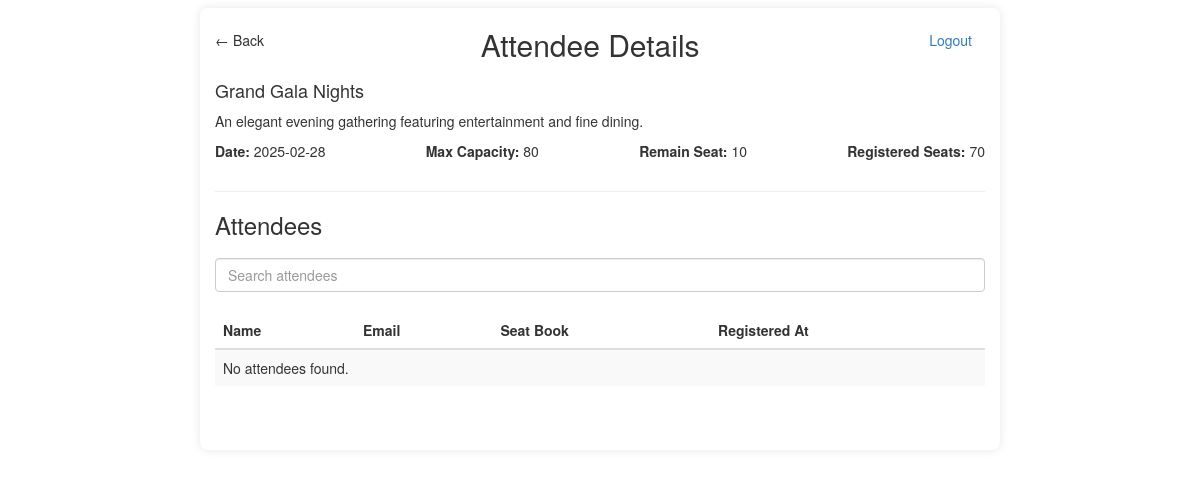
Screenshot of /event-management-system/events/view?id=19 (signed in) with the database file from the repository.
### tables this page shows
CREATE TABLE `events` (
  `id` int(11) NOT NULL,
  `name` varchar(100) NOT NULL,
  `description` text NOT NULL,
  `date` date NOT NULL,
  `max_capacity` int(11) NOT NULL,
  `created_by` int(11) DEFAULT NULL,
  `created_at` timestamp NOT NULL DEFAULT current_timestamp()
);

### controllers/EventController.php (called while the page is built, shortened)
<?php
class EventController {
    private $eventModel;
    private $attendeeModel;
    public function __construct($db) {
        require_once __DIR__ . '/../models/Event.php';
        require_once __DIR__ . '/../models/Attendee.php';
        $this->eventModel = new Event($db);
        $this->attendeeModel = new Attendee($db);
    }
    public function viewEvent($id) {
        $event = $this->eventModel->getEventById($id);
        $totalRegisteredSeats = $this->attendeeModel->getTotalAttendeesByEventId($id);
        $remainingSeats = $event['max_capacity'] - $totalRegisteredSeats;
        require __DIR__ . '/../views/events/view.php';
    }
}
?>

### Router.php (called while the page is built, shortened)
<?php
class Router
{
    private $routes = [];
    public function add($route, $callback)
    {
        $this->routes[$route] = $callback;
    }
    public function dispatch($url)
    {
        foreach ($this->routes as $route => $callback) {
            if ($route === $url) {
                return call_user_func($callback);
            }
        }
    }
}
?>

### models/Event.php (called while the page is built, shortened)
<?php
class Event {
    private $db;
    public function __construct($db) {
        $this->db = $db;
    }
    public function getEventById($id) {
        $stmt = $this->db->prepare("SELECT * FROM events WHERE id = ?");
        $stmt->execute([$id]);
        return $stmt->fetch(PDO::FETCH_ASSOC);
    }
}
?>

### models/Attendee.php (called while the page is built, shortened)
<?php
class Attendee {
    private $db;
    public function __construct($database) {
        $this->db = $database;
    }
    public function getTotalAttendeesByEventId($eventId) {
        $stmt = $this->db->prepare("SELECT SUM(seats) FROM attendees WHERE event_id = ?");
        $stmt->execute([$eventId]);
        return $stmt->fetchColumn();
    }
}
?>

### views/events/view.php (the view, shortened to what this page needs)
<!DOCTYPE html>
<html lang="en">
<head>
    <link rel="stylesheet" href="https://cdn.jsdelivr.net/npm/bootstrap@3.3.7/dist/css/bootstrap.min.css">
</head>
<body>
    <div class="container">
        <div style="display: flex; justify-content: space-between; align-items: center;">
            <span class="back-icon" onclick="history.back()">&larr; Back</span>
            <h2>Attendee Details</h2>
            <div class="text-right">
                <a href="/event-management-system/logout" class="btn btn-secondary">Logout</a>
            </div>
        </div>
        <div class="event-details">
            <h4><?= htmlspecialchars($event['name']) ?></h4>
            <p><?= htmlspecialchars($event['description']) ?></p>
            <div style="display: flex; justify-content: space-between;">
                <p><strong>Date: </strong> <?= htmlspecialchars($event['date']) ?></p>
                <p><strong>Max Capacity: </strong> <?= htmlspecialchars($event['max_capacity']) ?></p>
                <p><strong>Remain Seat: </strong> <?= htmlspecialchars($remainingSeats) ?></p>
                <p><strong>Registered Seats: </strong> <?= htmlspecialchars($totalRegisteredSeats) ?></p>
            </div>
        </div>
        <hr>
        <h3>Attendees</h3>
        <input type="text" id="searchQuery" class="form-control" placeholder="Search attendees"
            style="margin-top: 20px; margin-bottom: 20px;">
        <table class="table table-striped">
            <thead>
                <tr>
                    <th>Name</th>
                    <th>Email</th>
                    <th>Seat Book</th>
                    <th>Registered At</th>
                </tr>
            </thead>
            <tbody id="attendeeList">
                <?php if (!empty($attendees)): ?>
                    <?php foreach ($attendees as $attendee): ?>
                        <tr>
                            <td><?= htmlspecialchars($attendee['username']) ?></td>
                            <td><?= htmlspecialchars($attendee['email']) ?></td>
                            <td><?= htmlspecialchars($attendee['seats']) ?></td>
                            <td><?= htmlspecialchars($attendee['registered_at']) ?></td>
                        </tr>
                    <?php endforeach; ?>
                <?php else: ?>
                    <tr>
                        <td colspan="4">No attendees found.</td>
                    </tr>
                <?php endif; ?>
            </tbody>
        </table>
        <nav aria-label="Page navigation" class="text-right">
        </nav>
    </div>
</body>
</html>

### views/events/view.php (style rules this page uses)
.container { border-radius: 8px; box-shadow: 0 0 10px rgba(0, 0, 0, 0.1); max-width: 800px; margin-top: 8px; }

### rows the page displays
events: name "Grand Gala Nights", description "An elegant evening gathering featuring entertainment and fine dining.", date "2025-02-28", max_capacity "80"

### other values shown
$remainingSeats "10"
$totalRegisteredSeats "70"
